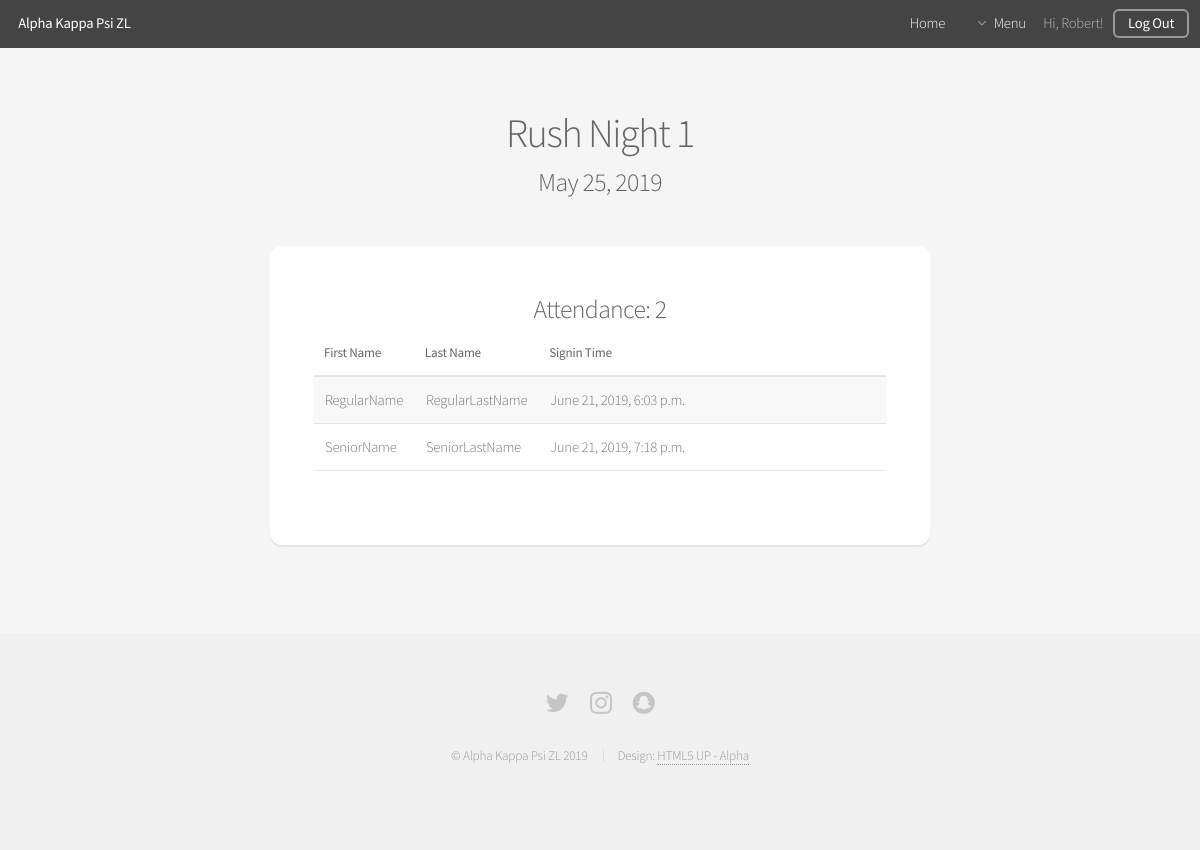
The page /attendance/1/eventattendance/ (signed in) on the database its author committed.
### attendance/models.py (models this page shows, shortened)
class Event(models.Model):
    name = models.CharField(max_length=100, null=False)
    group = models.ForeignKey(EventGroup, on_delete=models.SET_NULL, null=True)
    credits = models.IntegerField(default=1, null=False)
    date = models.DateField(default=datetime.now)
    slug = models.CharField(max_length=32, default='', null=True, blank=True)

class Signin(models.Model):
    event = models.ForeignKey(Event, on_delete=models.CASCADE)
    user = models.ForeignKey(User, on_delete=models.CASCADE)
    time = models.DateTimeField(default=datetime.now, null=True, blank=True)
    comment = models.CharField(max_length=100, blank=True, null=True)
    class Meta:
        unique_together = ('event', 'user')

### attendance/views.py (the view)
# urls.py: path('<int:eventid>/eventattendance/', views.eventattendance, name='eventattendance'),
@login_required
@user_passes_test(brother_check, redirect_field_name=None)
def eventattendance(request, eventid):
    event = get_object_or_404(Event, id=eventid)
    if request.user.memberofgroup(event.group) or request.user.profile.isexec:
        signincount = Signin.objects.filter(event=event).count()
        signins = Signin.objects.filter(event=event).order_by('user__last_name')
        context = {
            'event': event,
            'signincount': signincount,
            'signins': signins,
            'containersize': 'medium',
        }
    else:
        raise Exception('Not so fast')
    return render(request, 'attendance/eventattendance.html', context=context)

### attendance/models.py (called while the page is built)
    def memberofgroup(self, eventgroup):
        if self in eventgroup.members.iterator():
            return True
        return False

### users/models.py (called while the page is built)
def brother_check(user):
    return user.profile.issenior

### templates/attendance/eventattendance.html (shortened to what this page needs)
{% extends 'base/base_generic.html' %}
{% block main_headertext %}
    <h2>{{ event.name }}</h2>
    <h3>{{ event.date }}</h3>
{% endblock %}
{% block content %}
    {% if signincount < 1 %}
    <h3>There are no attendees</h3>>
    {% else %}
    <h3>Attendance: {{ signincount }}</h3>
    <div class="table-wrapper" style="text-align:left;">
        <table>
            <thead>
                <tr>
                    <th style="width: 15%">First Name</th>
                    <th style="width: 15%">Last Name</th>
                    <th style="width: 60%">Signin Time</th>
                </tr>
            </thead>
            <tbody>
                {% for signin in signins %}
                <tr>
                    <td>{{ signin.user.first_name }}</td>
                    <td>{{ signin.user.last_name }}</td>
                    <td>{{ signin.time }}</td>
                </tr>
                {% endfor %}
            </tbody>
        </table>
    </div>
    {% endif %}
{% endblock %}

### templates/base/base_generic.html (shortened to what this page needs)
<!DOCTYPE HTML>
{% load static %}
<html>
	<head>
        <link rel="stylesheet" href="{% static 'assets/css/main.css' %}" />
	</head>
	<body class="{{ landing|default:"" }} is-preload">
		<div id="page-wrapper">
				<header id="header" class="{{ headerclass|default:"" }}">
					<h1><a href="{% url 'index' %}">Alpha Kappa Psi ZL</a></h1>
					<nav id="nav">
						<ul>
							<li><a href={% if request.user.is_authenticated %}
										"{% url 'generic' %}"
										{% else %}
										"{% url 'index' %}"
										{% endif %}>
								Home
							</a></li>
							{% if request.user.is_authenticated %}
							<li>
								<a href="#" class="icon fa-angle-down">Menu</a>
							</li>
								{% if request.user.first_name %}
								<li>Hi, {{ request.user.first_name }}!</li>
								{% endif %}
								<li><a href="{% url 'logout' %}?next={% url 'login' %}" class="button">Log Out</a></li>
							{% else %}
							<li><a href="{% url 'login' %}" class="button">Log In</a></li>
							{% endif %}
						</ul>
					</nav>
				</header>
				{% block main %}
				<section id="main" class="container {{ containersize|default:"small" }}">
					<header>
						{% block main_headertext %}{% endblock %}
					</header>
					<div class="box">
							{% block content %}
							{% endblock %}
					</div>
				</section>
				{% endblock %}
				{% block footer %}
				<footer id="footer">
					<ul class="icons">
						<li><a href="https://www.twitter.com/utk_akpsi" class="icon fa-twitter"><span class="label">Twitter</span></a></li>
						<li><a href="https://www.instagram.com/utk_akpsi" class="icon fa-instagram"><span class="label">Instagram</span></a></li>
						<li><a href="https://www.snapchat.com/add/akpsizl" class="icon fa-snapchat"><span class="label">Snapchat</span></a></li>
					</ul>
					<ul class="copyright">
						<li>&copy; Alpha Kappa Psi ZL 2019</li>
                        <li>Design: <a href="http://html5up.net/alpha">HTML5 UP - Alpha</a></li>
					</ul>
				</footer>
				{% endblock %}
		</div>
	</body>
</html>

### rows shown on the page
Event: name "Rush Night 1", date "May 25, 2019"
Signin: user.first_name "RegularName", user.last_name "RegularLastName", time "June 21, 2019, 6:03 p.m."
Signin: user.first_name "SeniorName", user.last_name "SeniorLastName", time "June 21, 2019, 7:18 p.m."

### other values the page prints
{{ request.user.first_name }} "Robert"
{{ signincount }} "2"
